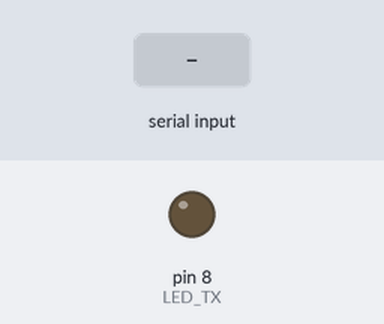
Recording of a sketch running on a simulated Arduino Uno, built with avr-gcc and run on an emulated ATmega328P. Parts: output pins drawn as LEDs (lit = HIGH). The inputs (shaded band) are chosen by the test bench.

Above: at 1.2 s.
1.3 s: "1" received over Serial
At 2.95 s:
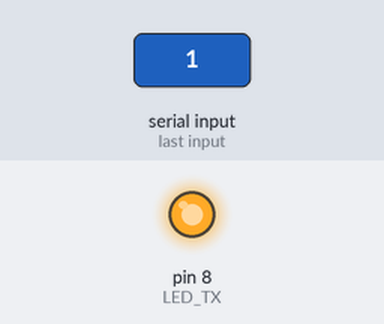
4.3 s: "0" received over Serial
At 6.5 s:
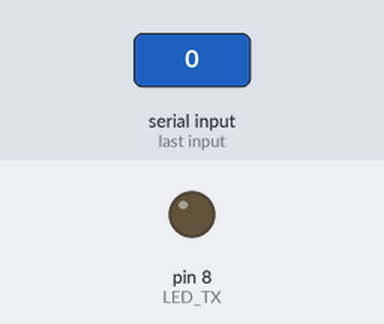
7.3 s: "2" received over Serial
Timing chart, 0 to 10.6 s (numbered marks = the images above; inputs shaded):
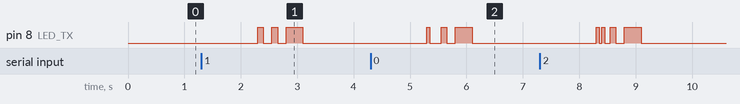

Measured:
- after the input at 1.3 s, pin 8 (LED_TX): goes HIGH 0.10 s, LOW 0.15 s, HIGH 0.10 s, LOW 0.15 s, HIGH 0.30 s, then LOW, starting after 1.0 s
- after the input at 4.3 s, pin 8 (LED_TX): goes HIGH 0.05 s, LOW 0.20 s, HIGH 0.10 s, LOW 0.15 s, HIGH 0.30 s, then LOW, starting after 1.0 s

The sketch:

Transmmiter.ino
```cpp
#define LED_TX 8
#define TIME_SLOT 50
#define END_WORD 126

void setup() {
  Serial.begin(9600);
  pinMode(LED_TX, OUTPUT);
}

void loop() {
  while(!Serial.available()) {}
  String message = Serial.readString();
  digitalWrite(LED_TX, HIGH);
  delay(TIME_SLOT);
  digitalWrite(LED_TX, LOW); //WAKE UP
  send(message);
}

void send(String message){
  message.concat(char(END_WORD));
  for(int i = 0; i < message.length(); i++){
    for(int j = 0; j < 8; j++){
      if(bitRead(message.charAt(i), j) == 1){
        digitalWrite(LED_TX, HIGH);
      }else{
        digitalWrite(LED_TX, LOW);
      }
      delay(TIME_SLOT);
    }
  }
}
```
